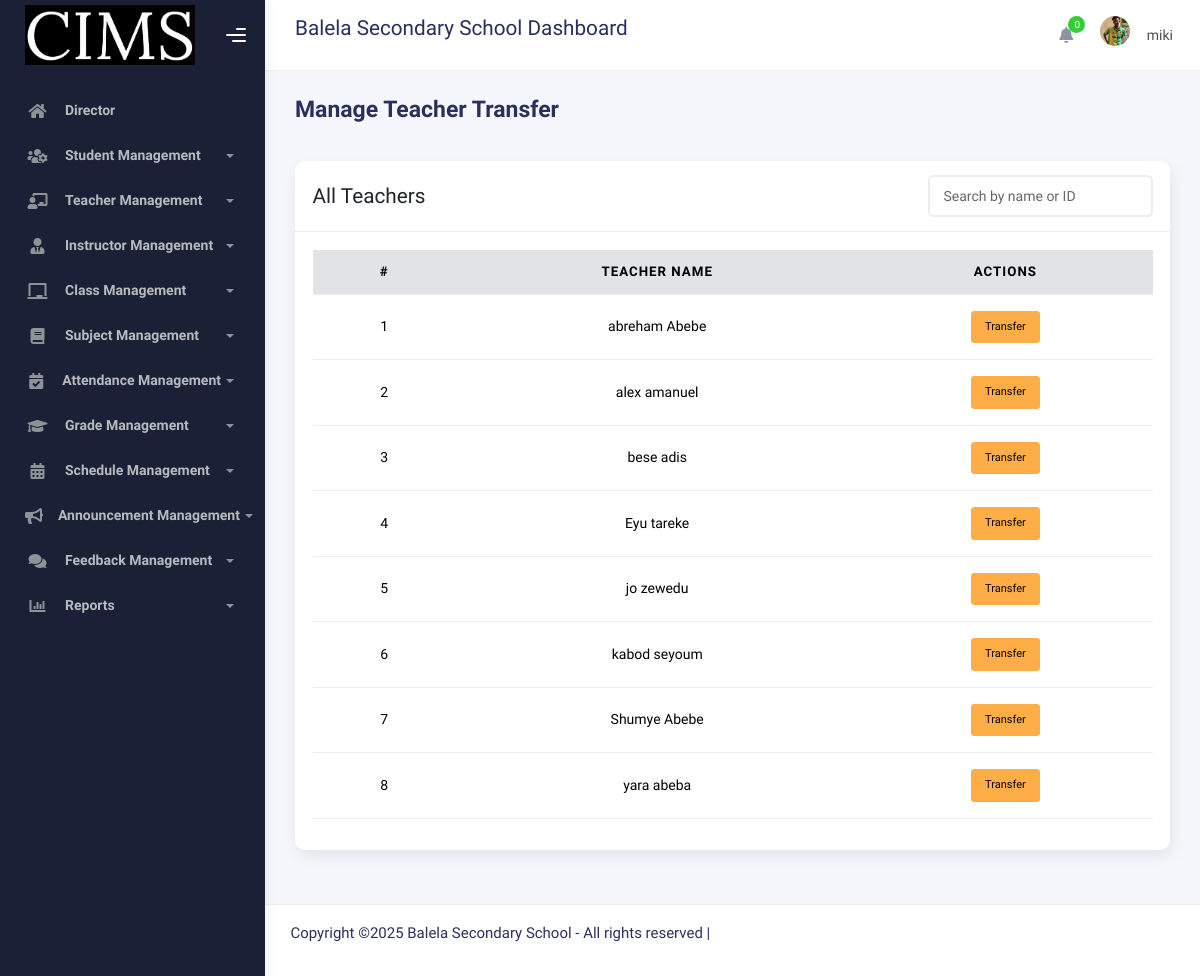
The app's page /Director/view_transfer_teacher.php (signed in) with its own data.
### tables this page shows
CREATE TABLE IF NOT EXISTS `users` (
  `uid` int NOT NULL AUTO_INCREMENT,
  `idNumber` varchar(50) NOT NULL,
  `profile_picture` varchar(250) NOT NULL,
  `first_name` varchar(30) NOT NULL,
  `father_name` varchar(30) NOT NULL,
  `grandfather_name` varchar(30) NOT NULL,
  `gender` varchar(30) NOT NULL,
  `user_type` varchar(30) NOT NULL,
  `username` varchar(50) NOT NULL,
  `password` varchar(250) NOT NULL,
  `email` varchar(50) NOT NULL,
  `phone` varchar(50) NOT NULL,
  `user_status` int NOT NULL,
  PRIMARY KEY (`uid`)
);

CREATE TABLE IF NOT EXISTS `role_type` (
  `rid` int NOT NULL AUTO_INCREMENT,
  `role_name` varchar(50) NOT NULL,
  `abbreviation_name` varchar(30) NOT NULL,
  `description` text,
  `created_at` timestamp NULL DEFAULT CURRENT_TIMESTAMP,
  PRIMARY KEY (`rid`)
);

### connection/function.php (called while the page is built, shortened)
<?php
include 'connection.php';
function decryptPassword($encryptedPassword) {
    $key = hash('sha256', SECRET_KEY);
    $iv = substr(hash('sha256', SECRET_IV), 0, 16);
    return openssl_decrypt($encryptedPassword, ENCRYPT_METHOD, $key, 0, $iv);
}
function getUserByID($data)
{
    global $conn;
    $query = mysqli_query($conn, "SELECT * FROM users WHERE uid = '$data'");
    $result = mysqli_fetch_array($query);
    if ($result && isset($result["password"])) {
        $result["password"] = decryptPassword($result["password"]);
    }
    return $result;
}
function getRoleNameById($role_id) {
    global $conn;
    $role_id = (int)$role_id;
    $query = "SELECT role_name FROM role_type WHERE rid = $role_id";
    $result = mysqli_query($conn, $query);
    if ($result && mysqli_num_rows($result) > 0) {
        $row = mysqli_fetch_assoc($result);
        return $row['role_name'];
    }
    return null;
}
?>

### Director/view_transfer_teacher.php (the view, shortened to what this page needs)
<?php
include('directorHeader.php');
?>
<div class="container">
  <div class="page-inner">
    <div class="page-header">
      <h3 class="fw-bold mb-3">Manage Teacher Transfer</h3>
    </div>
    <div class="main-content">
      <section class="section">
        <div class="row">
          <div class="col-12">
            <div class="card">
              <div class="card-header d-flex justify-content-between align-items-center">
                <h4 class="mb-0">All Teachers</h4>
                <form method="GET" class="d-flex">
                  <input type="text" name="search" value="<?= htmlspecialchars($_GET['search'] ?? '') ?>" class="form-control" placeholder="Search by name or ID">
                </form>
              </div>
              <div class="card-body table-responsive">
                <table class="table table-hover align-middle text-center">
                  <thead class="table-secondary">
                    <tr>
                      <th>#</th>
                      <th>Teacher Name</th>
                      <th>Actions</th>
                    </tr>
                  </thead>
                  <tbody>
                  <?php
                    $search = mysqli_real_escape_string($conn, trim($_GET['search'] ?? ''));
                    $res = mysqli_query($conn, "SELECT uid, first_name, father_name
                                                FROM users
                                                WHERE user_type = 1
                                                AND (first_name LIKE '%$search%' OR father_name LIKE '%$search%' OR uid LIKE '%$search%')
                                                ORDER BY first_name ASC");
                    $no = 1;
                    if(mysqli_num_rows($res) > 0){
                        while($row = mysqli_fetch_assoc($res)){
                            echo "<tr>
                                <td>$no</td>
                                <td>".htmlspecialchars($row['first_name'] . ' ' . $row['father_name'])."</td>
                                <td>
                                  <button type='button' class='btn btn-warning btn-sm transfer-btn'
                                    data-teacher-id='{$row['uid']}'
                                    data-teacher-name='".htmlspecialchars($row['first_name'] . ' ' . $row['father_name'], ENT_QUOTES)."' >
                                    Transfer
                                  </button>
                                </td>
                              </tr>";
                            $no++;
                        }
                    } else {
                        echo '<tr><td colspan="3" class="text-danger">No teachers found.</td></tr>';
                    }
                  ?>
                  </tbody>
                </table>
              </div>
            </div>
          </div>
        </div>
      </section>
    </div>
  </div>
</div>
<?php include('../Admin/footer.php'); ?>

### Director/directorHeader.php (shortened to what this page needs)
<?php
include '../connection/connection.php';
include '../connection/function.php';
?>
<!DOCTYPE html>
<html lang="en">
<head>
	<link rel="stylesheet" href="../assets/css/bootstrap.min.css">
	<link rel="stylesheet" href="../assets/css/plugins.min.css">
	<link rel="stylesheet" href="../assets/css/kaiadmin.min.css">
</head>
<?php
$profile = getUserByID($_SESSION["uid"]);
$roleName = getRoleNameById($profile["user_type"]);
if (isset($_SESSION["uid"]) and ($roleName == "Director")) {
?>
<body>
<div class="wrapper">
  <div class="sidebar" data-background-color="dark">
<div class="sidebar-logo">
 <div class="logo-header" data-background-color="dark">
   <div class = "logo">
	<img src="../assets/img/logo.png" alt="navbar brand" class="navbar-brand" height="60" width="170">
   </div>
  <div class="nav-toggle">
	<button class="btn btn-toggle toggle-sidebar"><i class="gg-menu-right"></i></button>
	<button class="btn btn-toggle sidenav-toggler"><i class="gg-menu-left"></i></button></div>
	<button class="topbar-toggler more"><i class="gg-more-vertical-alt"></i></button></div>
   </div>
<div class="sidebar-wrapper scrollbar scrollbar-inner">
  <div class="sidebar-content">
	<ul class="nav nav-secondary">
	  <li class="nav-item">
    <a href="director.php" class="collapsed"><i class="fas fa-home"></i><p><?php echo $roleName = getRoleNameById($profile["user_type"]); ?></p></a></li>
<li class="nav-item">
    <a data-bs-toggle="collapse" href="#users" role="button" aria-expanded="false" aria-controls="users">
        <i class="fas fa-users-cog"></i>
        <p>Student Management</p>
        <span class="caret"></span>
    </a>
</li>
      <li class="nav-item">
        <a data-bs-toggle="collapse" href="#teachers" role="button" aria-expanded="false" aria-controls="teachers">
          <i class="fas fa-chalkboard-teacher"></i>
          <p>Teacher Management</p>
          <span class="caret"></span>
        </a>
      </li>
      <li class="nav-item">
        <a data-bs-toggle="collapse" href="#instructors" role="button" aria-expanded="false" aria-controls="instructors">
          <i class="fas fa-user-tie"></i>
          <p>Instructor Management</p>
          <span class="caret"></span>
        </a>
      </li>
      <li class="nav-item">
        <a data-bs-toggle="collapse" href="#class" role="button" aria-expanded="false" aria-controls="class">
          <i class="fas fa-chalkboard"></i>
          <p>Class Management</p>
          <span class="caret"></span>
        </a>
      </li>
      <li class="nav-item">
        <a data-bs-toggle="collapse" href="#subject" role="button" aria-expanded="false" aria-controls="subject">
          <i class="fas fa-book"></i>
          <p>Subject Management</p>
          <span class="caret"></span>
        </a>
      </li>
          <li class="nav-item">
            <a data-bs-toggle="collapse" href="#attendance" role="button" aria-expanded="false" aria-controls="attendance">
              <i class="fas fa-calendar-check"></i>
              <p>Attendance Management</p>
              <span class="caret"></span>
            </a>
          </li>
          <li class="nav-item">
            <a data-bs-toggle="collapse" href="#grades" role="button" aria-expanded="false" aria-controls="grades">
              <i class="fas fa-graduation-cap"></i>
              <p>Grade Management</p>
              <span class="caret"></span>
            </a>
          </li>
          <li class="nav-item">
            <a data-bs-toggle="collapse" href="#schedule" role="button" aria-expanded="false" aria-controls="schedule">
              <i class="fas fa-calendar-alt"></i>
              <p>Schedule Management</p>
              <span class="caret"></span>
            </a>
          </li>
          <li class="nav-item">
            <a data-bs-toggle="collapse" href="#announcement" role="button" aria-expanded="false" aria-controls="announcement">
              <i class="fas fa-bullhorn"></i>
              <p>Announcement Management</p>
              <span class="caret"></span>
            </a>
          </li>
          <li class="nav-item">
            <a data-bs-toggle="collapse" href="#feedback" role="button" aria-expanded="false" aria-controls="feedback">
              <i class="fas fa-comments"></i>
              <p>Feedback Management</p>
              <span class="caret"></span>
            </a>
          </li>
<li class="nav-item">
  <a data-bs-toggle="collapse" href="#reports"><i class="fas fa-chart-bar"></i><p>Reports</p><span class="caret"></span></a>
     </li>
    </ul>
  </div>
 </div>
</div>
<div class="main-panel">
	<div class="main-header">
<nav class="navbar navbar-header navbar-header-transparent navbar-expand-lg border-bottom">
  <div class="container-fluid">
	<div class="input-group">
	  <div class="input-group-prepend">
		<h4>Balela Secondary School Dashboard </h4></div>
	    <ul class="navbar-nav topbar-nav ms-md-auto align-items-center">
<ul class="navbar-nav topbar-nav ms-md-auto align-items-center">
 <li class="nav-item topbar-icon dropdown hidden-caret">
  <a class="nav-link dropdown-toggle" href="#" id="notifDropdown" role="button" data-bs-toggle="dropdown" aria-haspopup="true" aria-expanded="false">
   <i class="fa fa-bell"></i><span class="notification" id="notifCount">0</span></a>
	</li>
<li class="nav-item topbar-user dropdown hidden-caret">
 <a class="dropdown-toggle profile-pic" data-bs-toggle="dropdown" href="#" aria-expanded="false">
    <div class="avatar-sm"><img class="profile-img" src="<?php echo $profile["profile_picture"]; ?>"
	       alt="Profile Picture" width="100" height="100"></div>
    <span class="profile-username"><span class="op-7"><?php echo "$profile[username]";?></span></span></span>
 </a>
				</li>
			</ul>
		</div>
	</nav>
</div>
<?php
} else {
}
?>

### Director/directorHeader.php (style rules this page uses)
.profile-img { width: 40px; height: 40px; border-radius: 80%; object-fit: cover; }

### Director/view_transfer_teacher.php (style rules this page uses)
.profile-img { width: 30px; height: 30px; border-radius: 50%; object-fit: cover; }
.table td, .table th { vertical-align: middle; }

### records on screen
users: user_type.role_name "Director", profile_picture (placeholder picture), username "miki"
users: first_name+father_name "abreham Abebe"
users: first_name+father_name "alex amanuel"
users: first_name+father_name "bese adis"
users: first_name+father_name "Eyu tareke"
users: first_name+father_name "jo zewedu"
users: first_name+father_name "kabod seyoum"
users: first_name+father_name "Shumye Abebe"
users: first_name+father_name "yara abeba"
